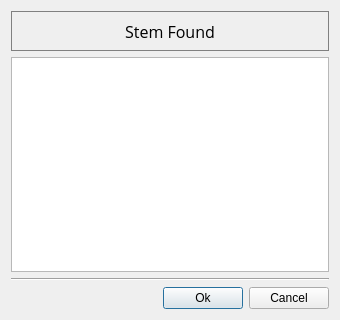
<?xml version="1.0" encoding="UTF-8"?>
<ui version="4.0">
 <class>mainwindow</class>
 <widget class="QDialog" name="mainwindow">
  <property name="geometry">
   <rect>
    <x>0</x>
    <y>0</y>
    <width>340</width>
    <height>320</height>
   </rect>
  </property>
  <property name="windowTitle">
   <string>Keywords</string>
  </property>
  <layout class="QVBoxLayout" name="verticalLayout">
   <item>
    <widget class="QLabel" name="stem_lab">
     <property name="sizePolicy">
      <sizepolicy hsizetype="Expanding" vsizetype="Fixed">
       <horstretch>0</horstretch>
       <verstretch>0</verstretch>
      </sizepolicy>
     </property>
     <property name="minimumSize">
      <size>
       <width>0</width>
       <height>40</height>
      </size>
     </property>
     <property name="maximumSize">
      <size>
       <width>16777215</width>
       <height>40</height>
      </size>
     </property>
     <property name="font">
      <font>
       <family>Open Sans</family>
       <pointsize>12</pointsize>
      </font>
     </property>
     <property name="styleSheet">
      <string notr="true">border: 1px solid grey;</string>
     </property>
     <property name="text">
      <string>Stem Found</string>
     </property>
     <property name="alignment">
      <set>Qt::AlignmentFlag::AlignCenter</set>
     </property>
    </widget>
   </item>
   <item>
    <widget class="QListView" name="stem_list"/>
   </item>
   <item>
    <widget class="Line" name="line">
     <property name="orientation">
      <enum>Qt::Orientation::Horizontal</enum>
     </property>
    </widget>
   </item>
   <item>
    <layout class="QHBoxLayout" name="buttonbox">
     <item>
      <spacer name="spacer">
       <property name="orientation">
        <enum>Qt::Orientation::Horizontal</enum>
       </property>
       <property name="sizeHint" stdset="0">
        <size>
         <width>40</width>
         <height>20</height>
        </size>
       </property>
      </spacer>
     </item>
     <item>
      <widget class="QPushButton" name="ok">
       <property name="text">
        <string>Ok</string>
       </property>
      </widget>
     </item>
     <item>
      <widget class="QPushButton" name="cancel">
       <property name="text">
        <string>Cancel</string>
       </property>
      </widget>
     </item>
    </layout>
   </item>
  </layout>
 </widget>
 <resources/>
 <connections/>
</ui>
